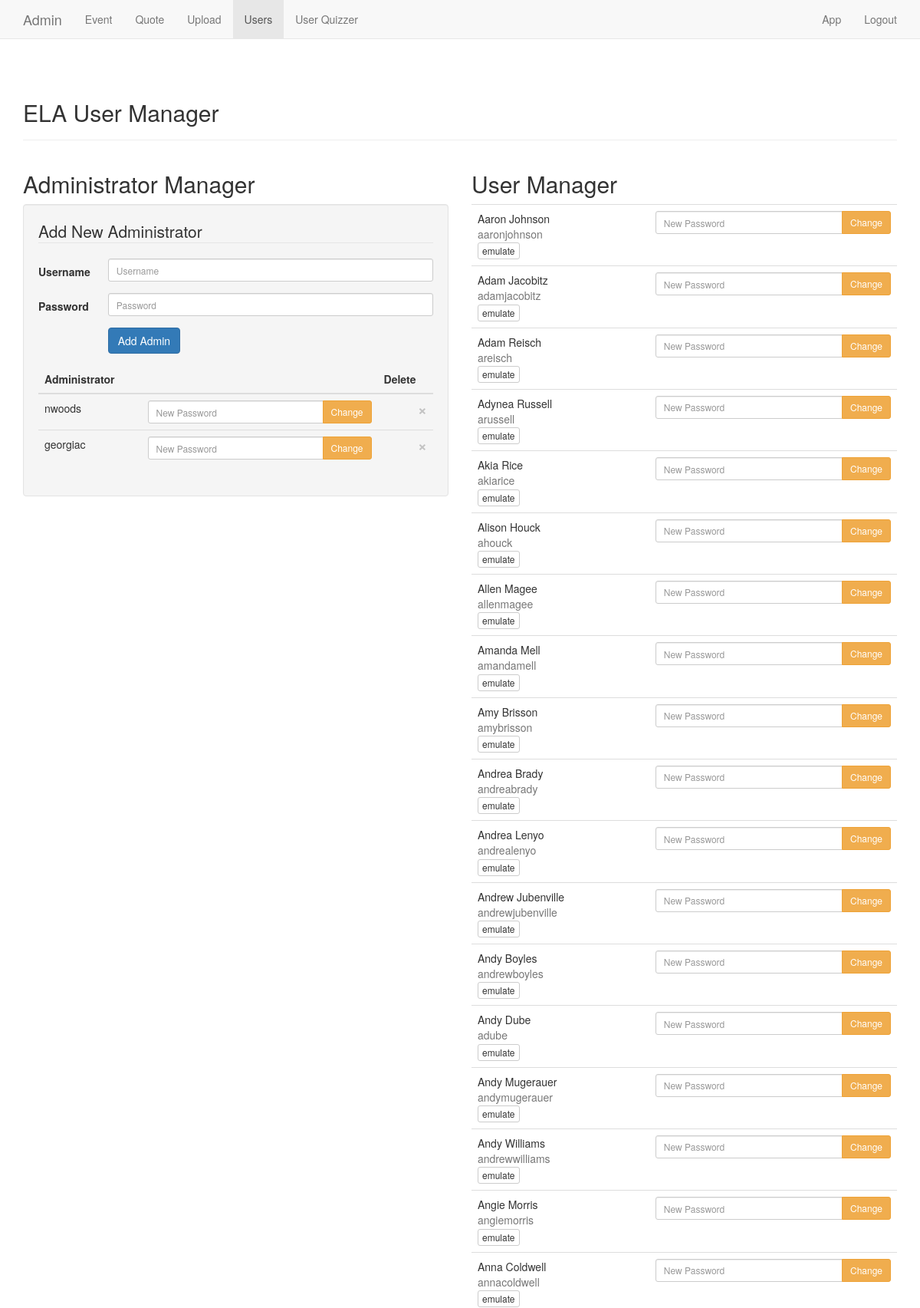
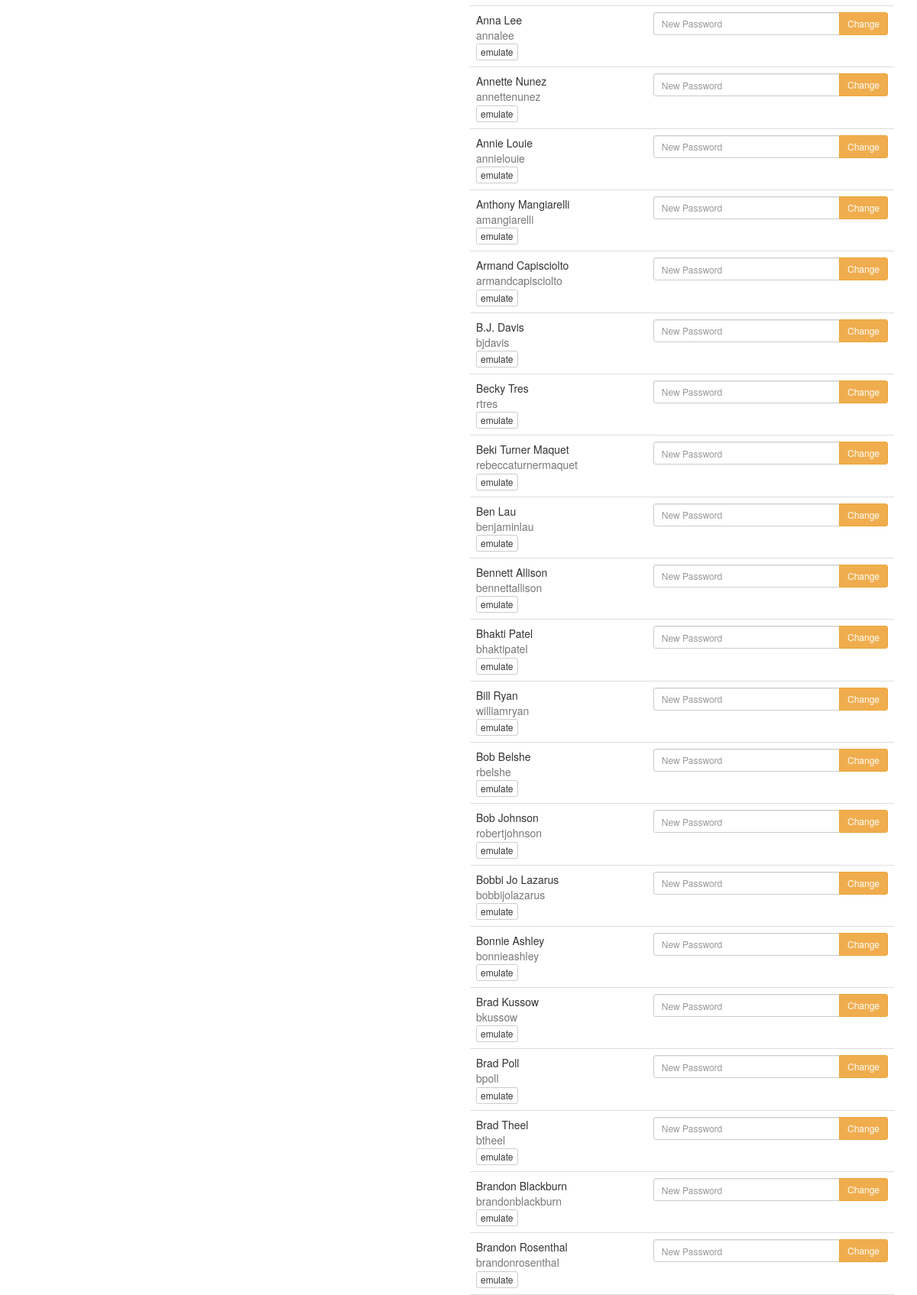
The app's page /admin/users.php (signed in, upper part) with its own data (2 pictures, top to bottom).
### tables this page shows
CREATE TABLE "user" (
'accountno' TEXT PRIMARY KEY NOT NULL,
'first' TEXT,
'last' TEXT,
'company' TEXT,
'title' TEXT,
'city' TEXT,
'state' TEXT,
'bio' TEXT,
'gradYear' TEXT,
'phone' TEXT,
'email' TEXT,
'user' TEXT,
'pass' TEXT
, 'img' TEXT);

### admin/admin.class.php (called while the page is built, shortened)
<?php
function to_path() { return realpath(implode(DIRECTORY_SEPARATOR, func_get_args())); }
class Admin {
	function __construct() {
		$this->db = new PDO('sqlite:' . to_path(__DIR__, '..', 'db.sqlite3'));
	}
	public function requiresAdmin($redirect = true) {
		$test = isset($_SESSION['admin']);
		return $test;
	}
	public function getUsers() {
		return $this->db->query("SELECT * FROM user ORDER BY first, last;")->fetchAll(PDO::FETCH_ASSOC);
	}
	public function getAdmins() {
		return $this->db->query("SELECT admin, user FROM admin;")->fetchAll( PDO::FETCH_ASSOC );
	}
}
$admin = new Admin();

### admin/users.php (the view, shortened to what this page needs)
<?php
	require_once('admin.class.php');
	$admin->requiresAdmin();
	$admins = $admin->getAdmins();
	$users = $admin->getUsers();
?>
<div class="page-header clearfix">
	<h2>ELA User Manager</h2>
</div>
<div class="row">
	<div class="col-md-6">
		<h2>Administrator Manager</h2>
		<div class="well">
			<form role="form" method="post" class="form-horizontal" action="users.php">
				<fieldset>
					<legend>Add New Administrator</legend>
					<div class="form-group">
						<label for="user" class="col-sm-2 control-label">Username</label>
						<div class="col-sm-10">
							<input type="text" class="form-control input-sm" id="user" placeholder="Username" name="user" required>
						</div>
					</div>
					<div class="form-group">
						<label for="pass" class="col-sm-2 control-label">Password</label>
						<div class="col-sm-10">
							<input type="password" class="form-control input-sm" id="pass" placeholder="Password" name="pass" required>
						</div>
					</div>
					<div class="form-group">
						<div class="col-sm-offset-2 col-sm-10">
							<button type="submit" class="btn btn-primary" name="action" value="add-admin">Add Admin</button>
						</div>
					</div>
				</fieldset>
			</form>
			<table class="table">
				<thead>
					<tr>
						<th>Administrator</th>
						<th></th>
						<th>Delete</td>
					</tr>
				</thead>
				<tbody>
					<?php foreach ($admins as $admin): ?>
						<tr>
							<td>
								<?php echo $admin['user']; ?>
							</td>
							<td>
								<form method="post" action="users.php">
									<div class="input-group">
										<input type="password" name="pass" placeholder="New Password" class="form-control input-sm" required>
										<span class="input-group-btn">
											<button type="submit" name="action" value="pw-admin" class="btn btn-warning btn-sm">Change</button>
										</span>
									</div>
								</form>
							</td>
							<td>
								<form method="post" action="users.php">
									<button type="submit" name="action" value="rem-admin" class="close" aria-hidden="true">&times;</button>
								</form>
							</td>
						</tr>
					<?php endforeach; ?>
				</tbody>
			</table>
		</div>
	</div>
	<div class="col-md-6">
		<h2>User Manager</h2>
		<table class="table">
			<tbody>
				<?php foreach ($users as $user): ?>
					<tr>
						<td>
							<?php echo $user['first'] . ' ' . $user['last']; ?><br/>
							<span class="text-muted"><?php echo $user['user']; ?></span>
							<form method="post" action="users.php">
								<input type="submit" name="action" value="emulate" class="btn btn-default btn-xs">
							</form>
						</td>
						<td>
							<form method="post" action="users.php">
								<div class="input-group">
									<input type="password" name="pass" placeholder="New Password" class="form-control input-sm" required>
									<span class="input-group-btn">
										<button type="submit" name="action" value="pw-user" class="btn btn-warning btn-sm">Change</button>
									</span>
								</div>
							</form>
						</td>
					</tr>
				<?php endforeach; ?>
			</tbody>
	</div>
</div>

### css.css (style rules this page uses)
html, body { height: 100%; }

### records on screen
user: first "Aaron", last "Johnson", user "aaronjohnson"
user: first "Adam", last "Jacobitz", user "adamjacobitz"
user: first "Adam", last "Reisch", user "areisch"
user: first "Adynea", last "Russell", user "arussell"
user: first "Akia", last "Rice", user "akiarice"
user: first "Alison", last "Houck", user "ahouck"
user: first "Allen", last "Magee", user "allenmagee"
user: first "Amanda", last "Mell", user "amandamell"
user: first "Amy", last "Brisson", user "amybrisson"
user: first "Andrea", last "Brady", user "andreabrady"
user: first "Andrea", last "Lenyo", user "andrealenyo"
user: first "Andrew", last "Jubenville", user "andrewjubenville"
user: first "Andy", last "Boyles", user "andrewboyles"
user: first "Andy", last "Dube", user "adube"
user: first "Andy", last "Mugerauer", user "andymugerauer"
user: first "Andy", last "Williams", user "andrewwilliams"
user: first "Angie", last "Morris", user "angiemorris"
user: first "Anna", last "Coldwell", user "annacoldwell"
user: first "Anna", last "Lee", user "annalee"
user: first "Annette", last "Nunez", user "annettenunez"
user: first "Annie", last "Louie", user "annielouie"
user: first "Anthony", last "Mangiarelli", user "amangiarelli"
user: first "Armand", last "Capisciolto", user "armandcapisciolto"
user: first "B.J.", last "Davis", user "bjdavis"
user: first "Becky", last "Tres", user "rtres"
user: first "Beki", last "Turner Maquet", user "rebeccaturnermaquet"
user: first "Ben", last "Lau", user "benjaminlau"
user: first "Bennett", last "Allison", user "bennettallison"
user: first "Bhakti", last "Patel", user "bhaktipatel"
user: first "Bill", last "Ryan", user "williamryan"
user: first "Bob", last "Belshe", user "rbelshe"
user: first "Bob", last "Johnson", user "robertjohnson"
user: first "Bobbi Jo", last "Lazarus", user "bobbijolazarus"
user: first "Bonnie", last "Ashley", user "bonnieashley"
user: first "Brad", last "Kussow", user "bkussow"
user: first "Brad", last "Poll", user "bpoll"
user: first "Brad", last "Theel", user "btheel"
user: first "Brandon", last "Blackburn", user "brandonblackburn"
user: first "Brandon", last "Rosenthal", user "brandonrosenthal"

### other values on screen
$admin['user'] "nwoods"
$admin['user'] "georgiac"
